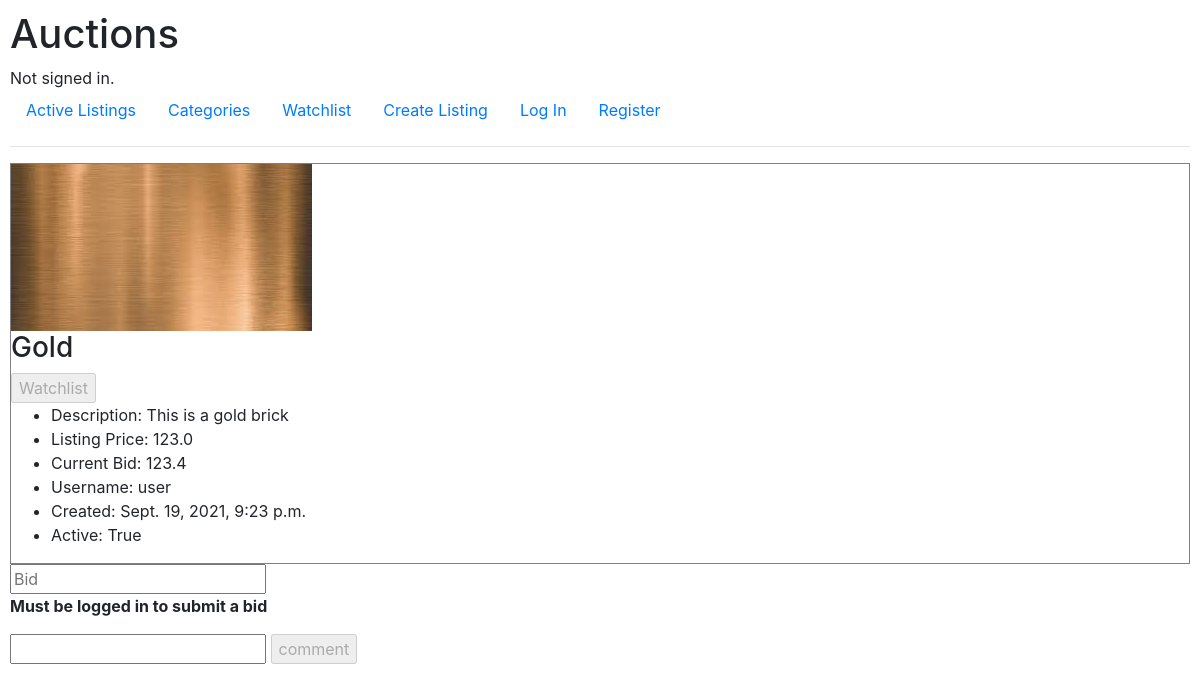
Screenshot of /listing/Gold/1/ with the database file from the repository.
### auctions/models.py (models this page shows, shortened)
class Listing(models.Model):
    name = models.CharField(max_length=64)
    image = models.ImageField()
    description = models.CharField(max_length=300)
    listing_price = models.FloatField()
    current_bid = models.FloatField(default=0)
    category = models.CharField(max_length=64)
    created = models.DateTimeField(auto_now_add=True)
    buyer = models.CharField(max_length=64, default='')
    user_listing = models.ForeignKey(User, blank=False, on_delete=CASCADE, related_name="user_listing")
    active = models.BooleanField(default=True)

class User(AbstractUser):
    user_id = models.IntegerField(primary_key=True, unique=True)

### auctions/views.py (the view)
# urls.py: path("listing/<str:name>/<int:id>/", views.listing, name="listing"),
def listing(request, name, id):
    listing = Listing.objects.get(pk=id, name=name)
    comments = Comment.objects.filter(listing=listing).all()
    image = f"auctions/media/{listing.image}"
    error = ''
    if request.method == "POST":
        if request.POST.get('close'):
            max_bid = Bid.objects.all().aggregate(Max('bid_price'))
            max_bid = max_bid['bid_price__max']
            bid_winner = Bid.objects.filter(bid_price=max_bid).get()
            bid_winner = bid_winner.user_bid.username
            listing.buyer_username = bid_winner
            listing.active = False
            listing.save()
            bid_winner = Bid.objects.filter(listing=listing)
            error = f'This listing has been closed by {listing.user_listing.username}'
            return render(request, 'auctions/listing.html', {
                "listing": listing,
                'image': image,
                'comments': comments,
                'error': error,
            })
        if request.POST.get('comment'):
            content = request.POST["comment"]
            comment = Comment(listing=listing, content=content, user_comment=request.user)
            comment.save()
            return render(request, 'auctions/listing.html', {
            "listing": listing,
            "image": image,
            "comments": comments,
            "error": error,
        })
        if request.POST.get("watchlist"):
            get_watchlist = Watchlist.objects.filter(user=request.user)
            listing = Listing.objects.get(name=name, id=id)
            for watch in get_watchlist:
                if watch.listing == listing:
                    watch.delete()
                    return render(request, 'auctions/listing.html', {
                        "listing": listing,
                        "image": image,
                        "comments": comments,
                        "error": error,
                    })
            new_watchlist = Watchlist(user=request.user, listing=listing)
            new_watchlist.save()
            return render(request, 'auctions/listing.html', {
                "listing": listing,
                "image": image,
                "comments": comments,
                "error": error,
            })
        if request.POST.get('bid'):
            new_bid = float(request.POST["bid"])
            old_bid = float(listing.current_bid)
            listing_price = listing.listing_price
            bid = Bid(bid_price=new_bid, listing=listing, user_bid=request.user)
            bid.save()
            if new_bid > old_bid and new_bid > listing_price:
                listing.current_bid = new_bid
                listing.save()
                return render(request, 'auctions/listing.html', {
                "listing": listing,
                "old_price": old_bid,
                "new_price": new_bid,
                "image": image,
                "comments": comments,
        })
            else:
                error = "Bid must be higher than current bid or listing price"
                return render(request, 'auctions/listing.html', {
                "listing": listing,
                "image": image,
                "comments": comments,
                "error": error,
        })
        return render(request, 'auctions/listing.html', {
        "listing": listing,
        "image": image,
        "comments": comments,
        "error": error,
    })
    else:
        return render(request, 'auctions/listing.html', {
            "listing": listing,
            "image": image,
            "comments": comments,
        })

### auctions/templates/auctions/listing.html (shortened to what this page needs)
{% extends "auctions/layout.html" %}
{% block body %}
<div class="listing-container">
    <div class="listing-image">
        {% load static %}
        <img src="{% static image %}" alt="Image of listing">
    </div>
    <div class="listing-content">
        <h3>{{ listing.name }}</h3>
        <form action="{% url 'listing' listing.name listing.id %}" method="POST">
            {% if user.is_authenticated and listing.active %}
                <input type="Submit" value="Watchlist">
            {% else %}
                <input type="Submit" value="Watchlist" disabled>
            {% endif %}
        </form>
        <ul>
            <li>Description: {{ listing.description }}</li>
            <li>Listing Price: {{ listing.listing_price }}</li>
            <li>Current Bid: {{ listing.current_bid }}</li>
            <li>Username: {{ listing.user_listing.username }}</li>
            <li>Created: {{ listing.created }}</li>
            <li>Active: {{ listing.active }}</li>
    </div>
</div>
<form action="{% url 'listing' listing.name listing.id %}" method="POST">
        <input type="float" placeholder="Bid" name="bid">
    {% if user.is_authenticated and listing.active %}
        <input type="Submit" value="Bid">
    {% else %}
        <p><strong>Must be logged in to submit a bid</strong></p>
    {% endif %}
</form>
<form action="{% url 'listing' listing.name listing.id %}"method="POST">
    <input type="text" name="comment">
    {% if user.is_authenticated and listing.active %}
    <input type="submit" value="comment">
    {% else %}
    <input type="submit" value="comment" disabled>
    {% endif %}
</form>
{% endblock %}

### auctions/static/auctions/styles.css (style rules this page uses)
body { padding: 10px; }
.listing-container { border: solid grey 1px; }

### rows the page displays
Listing: name "Gold", description "This is a gold brick", listing_price "123.0", current_bid "123.4", user_listing.username "user", created "Sept. 19, 2021, 9:23 p.m.", active "True"
